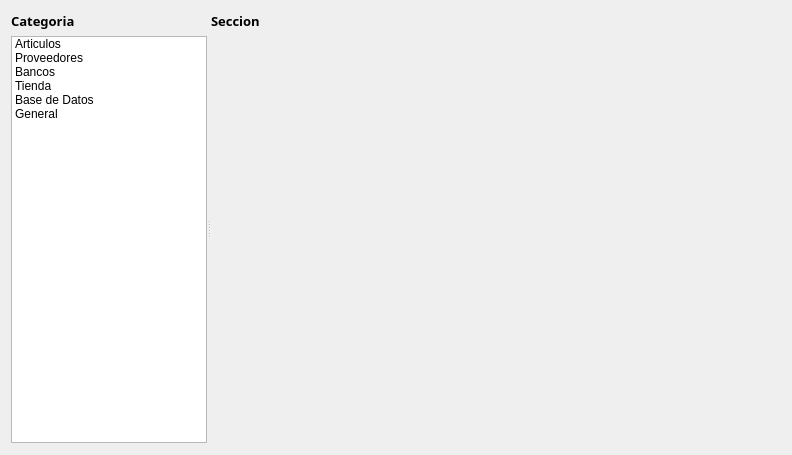
<?xml version="1.0" encoding="UTF-8"?>
<ui version="4.0">
 <class>ui_opciones</class>
 <widget class="QWidget" name="ui_opciones">
  <property name="windowModality">
   <enum>Qt::ApplicationModal</enum>
  </property>
  <property name="geometry">
   <rect>
    <x>0</x>
    <y>0</y>
    <width>792</width>
    <height>455</height>
   </rect>
  </property>
  <property name="minimumSize">
   <size>
    <width>792</width>
    <height>455</height>
   </size>
  </property>
  <property name="maximumSize">
   <size>
    <width>792</width>
    <height>455</height>
   </size>
  </property>
  <property name="windowTitle">
   <string>Opciones</string>
  </property>
  <property name="windowIcon">
   <iconset resource="Icons.qrc">
    <normaloff>:/Iconos/Iconos/Services.png</normaloff>:/Iconos/Iconos/Services.png</iconset>
  </property>
  <layout class="QGridLayout" name="gridLayout_3">
   <item row="0" column="0">
    <widget class="QSplitter" name="splitter">
     <property name="orientation">
      <enum>Qt::Horizontal</enum>
     </property>
     <widget class="QWidget" name="layoutWidget">
      <layout class="QGridLayout" name="gridLayout">
       <item row="0" column="0">
        <widget class="QLabel" name="label">
         <property name="sizePolicy">
          <sizepolicy hsizetype="Fixed" vsizetype="Fixed">
           <horstretch>0</horstretch>
           <verstretch>0</verstretch>
          </sizepolicy>
         </property>
         <property name="minimumSize">
          <size>
           <width>0</width>
           <height>17</height>
          </size>
         </property>
         <property name="maximumSize">
          <size>
           <width>16777215</width>
           <height>17</height>
          </size>
         </property>
         <property name="font">
          <font>
           <family>Segoe UI Semibold</family>
           <pointsize>10</pointsize>
           <weight>75</weight>
           <bold>true</bold>
          </font>
         </property>
         <property name="text">
          <string>Categoria</string>
         </property>
        </widget>
       </item>
       <item row="1" column="0">
        <widget class="QListWidget" name="listWidget_modulos">
         <property name="sizePolicy">
          <sizepolicy hsizetype="Fixed" vsizetype="Expanding">
           <horstretch>0</horstretch>
           <verstretch>0</verstretch>
          </sizepolicy>
         </property>
         <property name="minimumSize">
          <size>
           <width>190</width>
           <height>407</height>
          </size>
         </property>
         <property name="maximumSize">
          <size>
           <width>200</width>
           <height>407</height>
          </size>
         </property>
         <property name="iconSize">
          <size>
           <width>30</width>
           <height>30</height>
          </size>
         </property>
         <property name="flow">
          <enum>QListView::TopToBottom</enum>
         </property>
         <property name="isWrapping" stdset="0">
          <bool>false</bool>
         </property>
         <property name="viewMode">
          <enum>QListView::ListMode</enum>
         </property>
         <property name="uniformItemSizes">
          <bool>false</bool>
         </property>
         <property name="sortingEnabled">
          <bool>false</bool>
         </property>
         <item>
          <property name="text">
           <string>Articulos</string>
          </property>
          <property name="icon">
           <iconset resource="Icons.qrc">
            <normaloff>:/Iconos/Iconos/Tune-Up_Utilities.png</normaloff>:/Iconos/Iconos/Tune-Up_Utilities.png</iconset>
          </property>
         </item>
         <item>
          <property name="text">
           <string>Proveedores</string>
          </property>
          <property name="icon">
           <iconset resource="Icons.qrc">
            <normaloff>:/Iconos/Iconos/Project_15.png</normaloff>:/Iconos/Iconos/Project_15.png</iconset>
          </property>
         </item>
         <item>
          <property name="text">
           <string>Bancos</string>
          </property>
          <property name="icon">
           <iconset resource="Icons.qrc">
            <normaloff>:/Iconos/Iconos/Google_Sketchup.png</normaloff>:/Iconos/Iconos/Google_Sketchup.png</iconset>
          </property>
         </item>
         <item>
          <property name="text">
           <string>Tienda</string>
          </property>
          <property name="icon">
           <iconset resource="Icons.qrc">
            <normaloff>:/Iconos/Iconos/40406.png</normaloff>:/Iconos/Iconos/40406.png</iconset>
          </property>
         </item>
         <item>
          <property name="text">
           <string>Base de Datos</string>
          </property>
          <property name="background">
           <brush brushstyle="NoBrush">
            <color alpha="255">
             <red>0</red>
             <green>0</green>
             <blue>0</blue>
            </color>
           </brush>
          </property>
          <property name="icon">
           <iconset resource="Icons.qrc">
            <normaloff>:/Iconos/Iconos/RegEdit.png</normaloff>:/Iconos/Iconos/RegEdit.png</iconset>
          </property>
         </item>
         <item>
          <property name="text">
           <string>General</string>
          </property>
          <property name="icon">
           <iconset resource="Icons.qrc">
            <normaloff>:/Iconos/Iconos/Windows_Mobility_Center.png</normaloff>:/Iconos/Iconos/Windows_Mobility_Center.png</iconset>
          </property>
         </item>
        </widget>
       </item>
      </layout>
     </widget>
     <widget class="QWidget" name="layoutWidget">
      <layout class="QGridLayout" name="gridLayout_2">
       <item row="1" column="0">
        <widget class="QWidget" name="widget_category" native="true">
         <property name="sizePolicy">
          <sizepolicy hsizetype="Fixed" vsizetype="Fixed">
           <horstretch>0</horstretch>
           <verstretch>0</verstretch>
          </sizepolicy>
         </property>
         <property name="minimumSize">
          <size>
           <width>570</width>
           <height>407</height>
          </size>
         </property>
         <property name="maximumSize">
          <size>
           <width>570</width>
           <height>407</height>
          </size>
         </property>
        </widget>
       </item>
       <item row="0" column="0">
        <widget class="QLabel" name="label_category">
         <property name="sizePolicy">
          <sizepolicy hsizetype="Fixed" vsizetype="Fixed">
           <horstretch>0</horstretch>
           <verstretch>0</verstretch>
          </sizepolicy>
         </property>
         <property name="minimumSize">
          <size>
           <width>0</width>
           <height>17</height>
          </size>
         </property>
         <property name="maximumSize">
          <size>
           <width>16777215</width>
           <height>17</height>
          </size>
         </property>
         <property name="font">
          <font>
           <family>Segoe UI Semibold</family>
           <pointsize>10</pointsize>
           <weight>75</weight>
           <bold>true</bold>
          </font>
         </property>
         <property name="text">
          <string>Seccion</string>
         </property>
        </widget>
       </item>
      </layout>
     </widget>
    </widget>
   </item>
  </layout>
 </widget>
 <resources>
  <include location="Icons.qrc"/>
 </resources>
 <connections/>
</ui>
